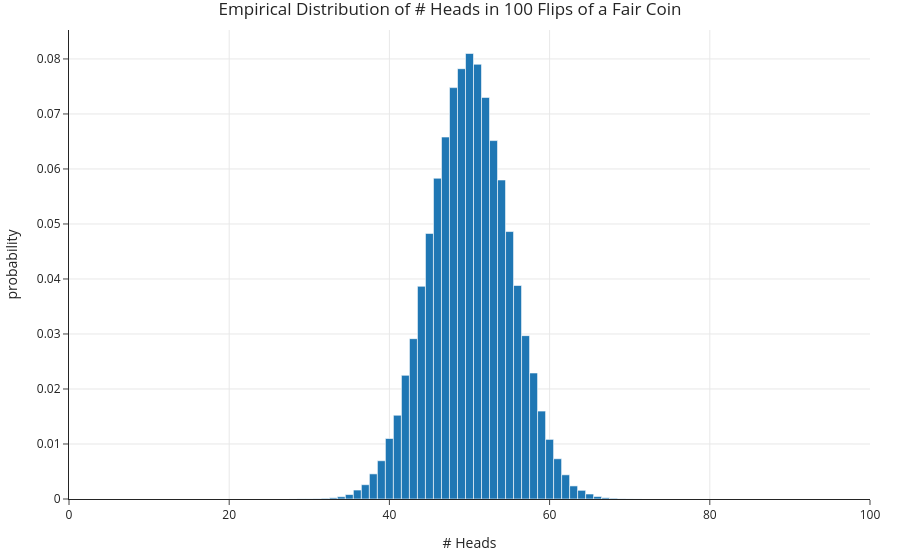

Notebook cell for this chart:
### Markdown cell above
### Visualizing the empirical distribution of the test statistic

### Code cell
import plotly.express as px
fig = px.histogram(pd.DataFrame(results, columns=['# Heads']), x='# Heads', nbins=50, histnorm='probability', 
                   title='Empirical Distribution of # Heads in 100 Flips of a Fair Coin')
fig.update_layout(xaxis_range=[0, 100])

### Figure 1 — Plotly figure (JSON) as saved in the notebook; plotly's stock layout.template omitted (floating-point values rounded to 4 significant figures; data arrays with more than 128 entries replaced by an {"elided": "..."} marker saying what was removed)
{"data": [{"alignmentgroup": "True", "bingroup": "x", "histnorm": "probability", "hovertemplate": "# Heads=%{x}<br>probability=%{y}<extra></extra>", "legendgroup": "", "marker": {"color": "#1F77B4", "pattern": {"shape": ""}}, "name": "", "nbinsx": 50, "offsetgroup": "", "orientation": "v", "showlegend": false, "type": "histogram", "x": {"elided": "100000 int values"}, "xaxis": "x", "yaxis": "y"}], "layout": {"barmode": "relative", "legend": {"tracegroupgap": 0}, "title": {"text": "Empirical Distribution of # Heads in 100 Flips of a Fair Coin"}, "xaxis": {"anchor": "y", "domain": [0, 1], "range": [0, 100], "title": {"text": "# Heads"}}, "yaxis": {"anchor": "x", "domain": [0, 1], "title": {"text": "probability"}}}}
